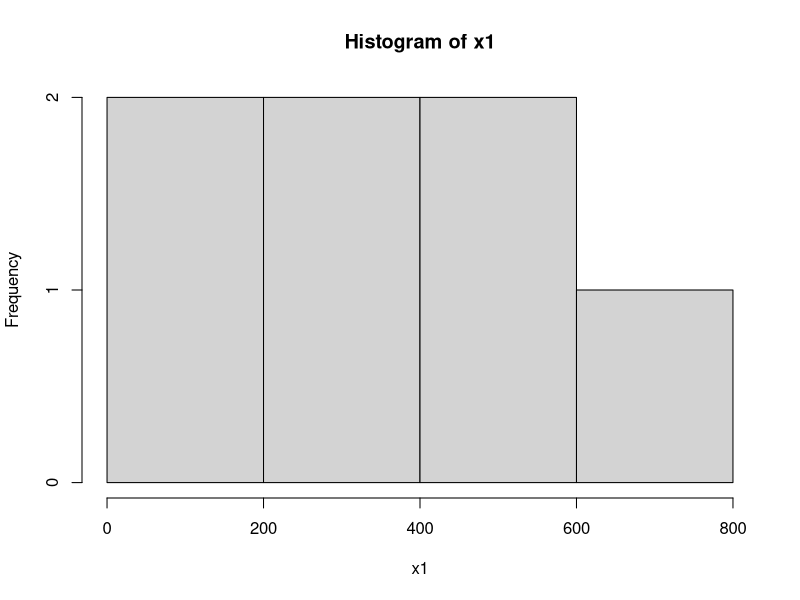
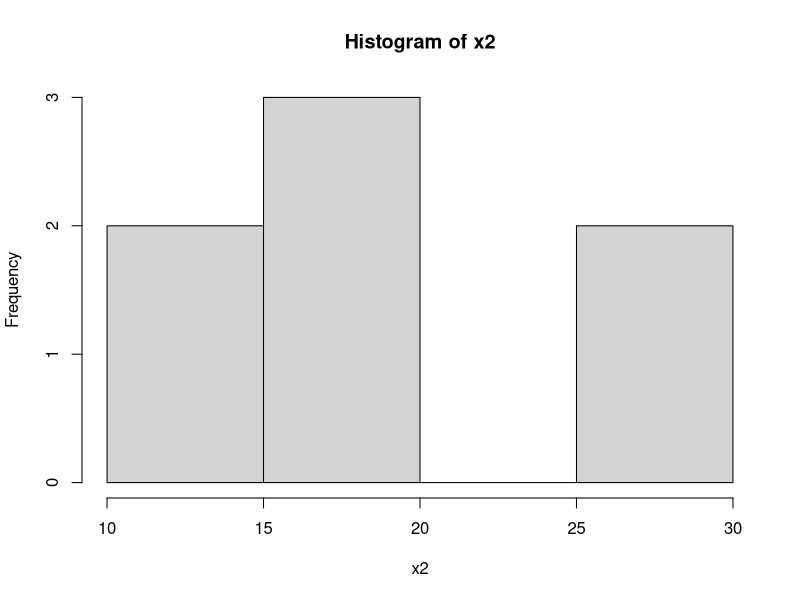

The R source for these figures, in order:
x1<-c(100,200,300,400,500,600,700)
x2<-c(10,20,10,30,20,20,30)
y<-c(40,50,50,70,65,65,80)

mean(x1)
mean(x2)
mean(y)

hist(x1)
hist(x2)

summary(x1)
summary(x2)

relation<-lm(y~x1+x2)

print(summary(relation))


